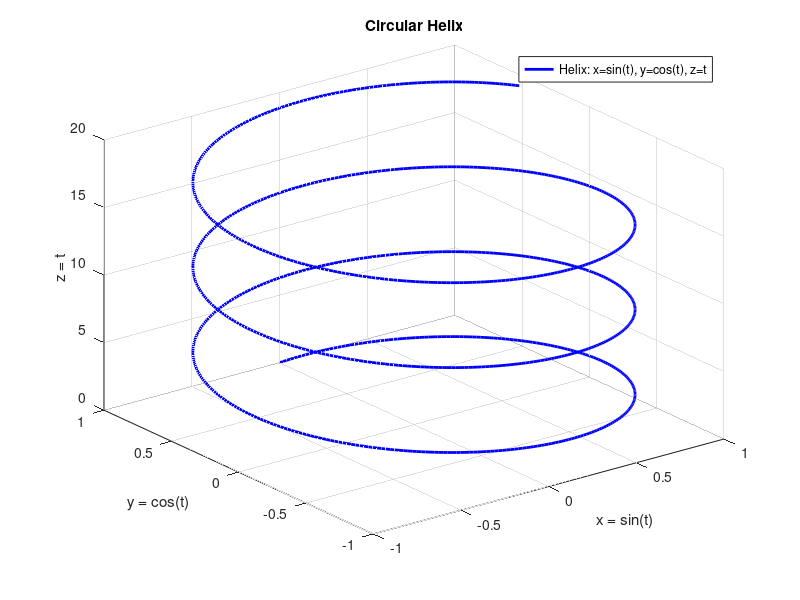

Recreate this plot in MATLAB.
t = linspace(0, 20, 1000);
x = sin(t);
y = cos(t);
z = t;

figure;
plot3(x,y,z,'b','LineWidth',2);
xlabel('x = sin(t)');
ylabel('y = cos(t)');
zlabel('z = t');
title('Circular Helix');
legend('Helix: x=sin(t), y=cos(t), z=t');
grid on;
